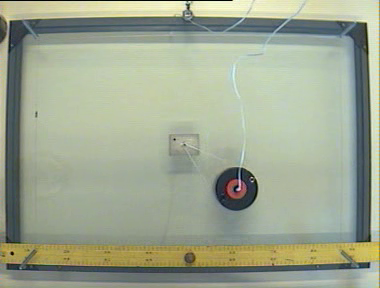
#> input picture frame 29 of 01__IMPORT/40-Jupyter_lab_Tutorial_-_Image_preprocessing/videos/TableHorizRotationUniforme_631g7.avi, 380 x 288 px
$ jupyter execute --allow-errors 40_Image_preprocessing.ipynb   (shell and % lines are left out)
#> lines starting #> are read from the running program, lines starting #| are printed output that depends on the picture; after the words box and inside, x2 and y2 are one past the last pixel; in counts of white or black regions, pixels touching at a corner belong together
+ Requirements:
    1. The video 'videos/TableHorizRotationUniform_631g7.avi' is used.
    2. The image 'imgs/threshold.jpg' is required.
    3. The estimated time to complete this activity is approximately 1 hour.
<br><br>
+ Objectives of this notebook:
    1. Introduction to OpenCV
    2. To know how to implement image processing algorithms by accessing pixels directly (or with openCV functionality).
<br><br>
+ Summary of activities:
    1. Snippets of image preprocessing code will be analyzed.

%%latex
\tableofcontents
\newpage

# Introducction
Once the images have been captured and loaded into the memory of our processor, they can be transformed in order to facilitate the extraction of the required information and to solve a given application in a robust way. This stage of image processing consists of applying a series of transformations that increase the quality of the acquired image. Therefore, image processing algorithms start from an original image and return another image of higher quality. It is understood that the quality of an image improves when it is easier to extract the desired information from it.

In our case, the function "_,img=video.read()" of the OpenCV video handler or the read method "img=cv2.imread('img_captured.jpg')" stores the image "img" in the processor memory with a Numpy ndarray data type in BGR format. The preprocessing operations can be simple color transformations, which can even be applied via hardware, such as point transforms (applicable via a LUT) or white balances (with adjustment of the gains of the different color channels). In addition, convolutional transformations (low-pass, high-pass filters, etc.), operations between images (differences, normalizations, etc.), geometric transformations (translations, rotations, scaling, etc.), ...

# Introduction to Python and OpenCV
Next, a series of code cells are presented showing some examples of simple transformations by accessing directly to the pixels of the images or applying OpenCV functionality.

In Python you always start by importing all the required modules:

[cell 1]
import numpy as np  # the numpy module is associated with the alias np
import cv2          # OpenCV module
import matplotlib.pyplot as plt    # the matplotlib.pyplot with the alias plt
from IPython.display import Image  # Shows an image in the notebook
import time                        # module to mesuare time cost

[cell 2]
# **** It is important to consult the help of the version you are using ****
print('Numpy:',np.__version__)
print('OpenCv:',cv2.__version__)

## Select video device

[cell 3]
#---------------------------------------------------------------------------
# If you do not have a camera, you can use a video.
#---------------------------------------------------------------------------
camara_dev = 'videos/TableHorizRotationUniforme_631g7.avi'

#---------------------------------------------------------------------------
# A sequence of numbered real images in a folder can also be used.
#---------------------------------------------------------------------------
#camara_dev = 'imgs/colors/colors_%02d.png'

print('Selected device:', camara_dev)

## Emulation of image acquisition from files

[cell 4]
# Open device
video = cv2.VideoCapture(camara_dev)

# Image acquisition: a BGR image is captured
ret_ok, img = video.read()
#> img is the input picture: shape (288, 380, 3); mean B, G, R 144.7, 166.4, 158.3

# Close device
video.release()

if ret_ok:
    print('Image shape: ', img.shape)
#| Image shape:  (288, 380, 3)
    print('Image type:',type(img),'of', img.dtype)
#| Image type: <class 'numpy.ndarray'> of uint8
else:
    print('Error: the selected device is not available.')

### Shows image

[cell 5]
cv2.imshow('Image', img) # Opens a window to show the image
cv2.waitKey(0)           # Waits until key pressed on the window Image
cv2.destroyAllWindows()  # Closes the window

## Point filters
In this case, the color of the transformed pixel only depends on the original color of the same pixel.

- The following cell shows the Python code that transforms the image "img" into a new image "img_processed" where all pixels that have a maximum value in the red channel are marked as pure red, in BGR [0,0,255]. In addition, the time cost of this transformation is shown.

[cell 6]
# Copy the image to keep the original image unchanged
img_processed = img.copy()

# Red pixel detection scrolling through all pixels
start_time = time.time()
for x in range(img.shape[0]):
    for y in range(img.shape[1]):
        if (img[x,y,2]>img[x,y,0]) and (img[x,y,2]>img[x,y,1]):
            img_processed[x,y] = [0,0,255]
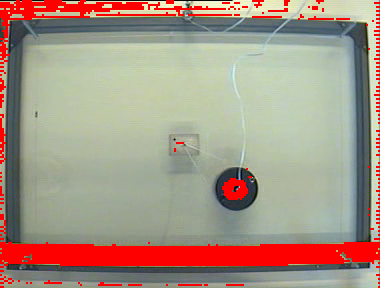
#> img_processed: shape (288, 380, 3); 11.05% of pixels changed, all inside (x1, y1, x2, y2) = (0, 0, 380, 288)
print("--- %s seconds ---" % (time.time() - start_time))

# Shows the processed image
Image(cv2.imencode('.jpg', img_processed)[1])

- Below is the code that transforms the "img" image from BGR format to gray format, using OpenCV functionality. Then, a thresholding transformation (threshold = 127) is applied on the gray image. Compare with the previous transformation to appreciate the differences in access between a BGR image and a gray image. More information about color space transformations can be found in thise [OpenCV link](https://opencv24-python-tutorials.readthedocs.io/en/latest/py_tutorials/py_imgproc/py_colorspaces/py_colorspaces.html#converting-colorspaces).

[cell 7]
# Conversion to grayscale image from BGR color space
img_gray = cv2.cvtColor(img, cv2.COLOR_BGR2GRAY)
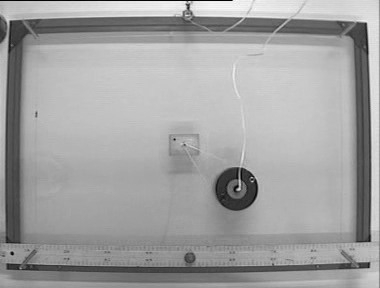
#> img_gray: shape (288, 380); min 0, max 249, mean 161.5

# Shows the processed image
Image(cv2.imencode('.jpg', img_gray)[1])

[cell 8]
# Copy the gray image to keep it unchanged
img_gray_processed_kk = img_gray.copy()

img_gray_processed = img_gray_processed_kk
# Attention! img_gray_processed is the same image as img_gray_processed_kk

# Applies a threshold filter (threshold = 127)
start_time = time.time()
for x in range(img_gray.shape[0]):
    for y in range(img_gray.shape[1]):
        if img_gray[x,y] <= 127:
            img_gray_processed[x,y] = 0;
        else:
            img_gray_processed[x,y] = 255;
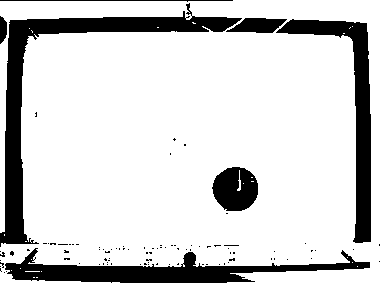
#> img_gray_processed: shape (288, 380); 82.5% white; 96 black regions (89 under 20 px), largest, box (x1, y1, x2, y2) and area: (0, 3, 242, 247) 7023, (5, 248, 370, 283) 4945, (276, 19, 371, 243) 4295
print("--- %s seconds ---" % (time.time() - start_time))

# Attention! Shows img_gray_processed_kk
Image(cv2.imencode('.jpg', img_gray_processed_kk)[1])

Attention! It is important to note that the image assingning "img_gray_processed = img_gray_processed_kk" is done by reference. That is, both variables point to the same memory address. Therefore, after this assignment, if img_gray_processed is modified, img_gray_processed_kk is also modified. To avoid this dependency, the assignment must be made on a copy of the image "img_gray_processed = img_gray_processed_kk.copy()".

[cell 9]
# Faster thresholding by leveraging numpy operations
start_time = time.time()
img_gray_processed = np.zeros(img_gray.shape, dtype=np.uint8)
indices = np.where(img_gray > 127)
#> indices = 90335 positions, rows 0 to 287, columns 0 to 379
img_gray_processed[indices] = 255
print("--- %s seconds ---" % (time.time() - start_time))

# Shows the processed image
Image(cv2.imencode('.jpg', img_gray_processed)[1])

Finally, the code that applies a thresholding transformation on a gray image with OpenCV functionality is shown. It compares the temporal cost of the method in OpenCV with the previous ones. More information about point segmentation transforms can be found in this [OpenCV link](https://opencv24-python-tutorials.readthedocs.io/en/latest/py_tutorials/py_imgproc/py_thresholding/py_thresholding.html).

[cell 10]
# Threshold filter in OpenCV
threshold = 127
start_time = time.time()
ret, img_gray_processed = cv2.threshold(img_gray, threshold, 255, cv2.THRESH_BINARY)
#> ret = 127
print("--- %s seconds ---" % (time.time() - start_time))

# Shows the processed image
Image(cv2.imencode('.jpg', img_gray_processed)[1])

- Thresholding is a segmentation technique between the pixels of interest and the background. In case you have an image with a bimodal histogram (as shown in the figure below), you can keep the threshold fixed in the center of the histogram valley. In this way, a clearance of the valley width is available to absorb possible variations of the illumination system without segmentation errors.

[cell 11]
# Reads the image
threshold_img = cv2.imread('imgs/threshold_img.jpg')
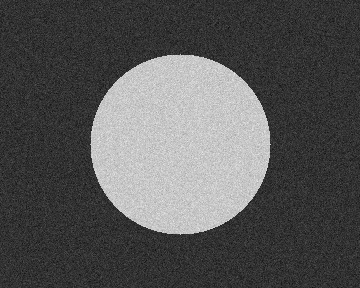
#> input picture 01__IMPORT/40-Jupyter_lab_Tutorial_-_Image_preprocessing/imgs/threshold_img.jpg, 360 x 288 px
#> threshold_img is the input picture: shape (288, 360, 3); min 7, max 242, mean 86.3

# Shows the readed image
Image(cv2.imencode('.jpg', threshold_img)[1])

#> (a cell that did not finish here is left out)

## Spatial filters (convolutions)
In this case the new color of the transformed pixel depends on the original color of the same pixel and the colors of its neighboring pixels.

- In the next cell a low pass filter is applied. You can find more information about spatial transformations in this [OpenCV link](https://opencv24-python-tutorials.readthedocs.io/en/latest/py_tutorials/py_imgproc/py_filtering/py_filtering.html).

[cell 13]
# Applies a low pass filter
start_time = time.time()
img_blur = cv2.blur(img,(15,15))
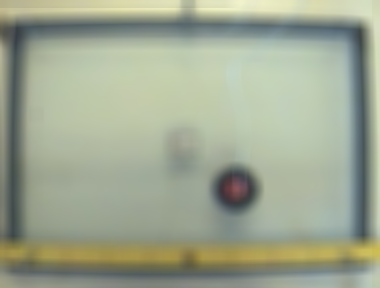
#> img_blur: shape (288, 380, 3); mean B, G, R 144.9, 166.7, 158.5
print("--- %s seconds ---" % (time.time() - start_time))

# Shows the processed image
Image(cv2.imencode('.jpg', img_blur)[1])

- In the next cell a high pass filter is applied. You can find more information about high pass filters in this [OpenCV link](https://opencv24-python-tutorials.readthedocs.io/en/latest/py_tutorials/py_imgproc/py_gradients/py_gradients.html) or in [this link](https://opencv24-python-tutorials.readthedocs.io/en/latest/py_tutorials/py_imgproc/py_canny/py_canny.html).

[cell 14]
# Applies a high pass filter
start_time = time.time()
img_edges = cv2.Canny(img,100,200)
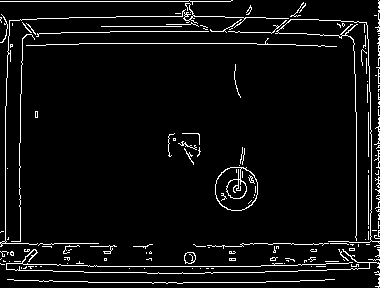
#> img_edges: shape (288, 380); 5.4% white in thin lines or dots
print("--- %s seconds ---" % (time.time() - start_time))

# Shows the processed image
Image(cv2.imencode('.jpg', img_edges)[1])

## Operations between images
In this case, the processed image is the result of any mathematical operation between pixels of several images.

## Geometric tranformations
In the above processing examples, the colors of the pixels of the original image are transformed to new colors. However, in the geometric transformations the same colors are maintained, but they change their position. Therefore these transformations are defined by a function that relates the coordinates of the resulting pixel to the pixel coordinates of the original image. You can find more information about geometric transformations in this [OpenCV link](https://opencv24-python-tutorials.readthedocs.io/en/latest/py_tutorials/py_imgproc/py_geometric_transformations/py_geometric_transformations.html#geometric-transformations).

- A translation and cropping of the image is applied:

[cell 15]
# Defines the translate function
def translate(image, desp=(0, 0)):
#> called with desp = (-100, -100)
    (h, w) = image.shape[:2]
#> h = 288; w = 380

    # defines translation matrix
    translation_matrix = np.float32([ [1, 0, desp[0] ], [0, 1, desp[1] ] ])
    translated = cv2.warpAffine(img, translation_matrix, (w, h))
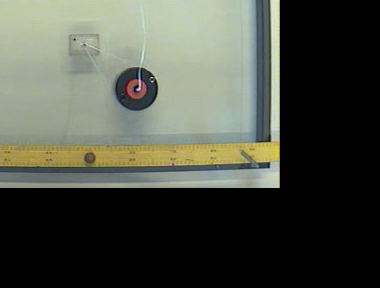
#> translated: shape (288, 380, 3); mean B, G, R 68.1, 78.8, 75.2

    return translated


start_time = time.time()

# translates the image (-100, -100) pixels
desplazamiento = (-100,-100)
img_translated = translate(img, desplazamiento)

# Crops the translated image
(h, w) = img_translated.shape[:2]
#> h = 288; w = 380
crop_img_translated = img_translated[0:h+desplazamiento[0], 0:w+desplazamiento[1]]
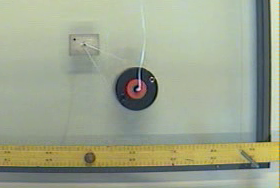
#> crop_img_translated: shape (188, 280, 3); mean B, G, R 141.6, 163.7, 156.3

print("--- %s seconds ---" % (time.time() - start_time))

# Shows the processed image
Image(cv2.imencode('.jpg', crop_img_translated)[1])

- A rotation is applied:

[cell 16]
# Defines the rotate function
def rotate(image, angle, center = None, scale = 1.0):
#> called with angle = 30, scale = 1
    (h, w) = image.shape[:2]
#> h = 288; w = 380

    if center is None:
        center = (w / 2, h / 2)
#> center = (190, 144)

    # Perform the rotation
    M = cv2.getRotationMatrix2D(center, angle, scale)
    rotated = cv2.warpAffine(image, M, (w, h))
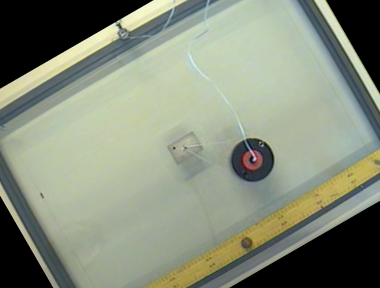
#> rotated: shape (288, 380, 3); mean B, G, R 123.5, 141.6, 134.2

    return rotated

# Rotates the image 30º
start_time = time.time()
img_rotated = rotate(img, 30)
print("--- %s seconds ---" % (time.time() - start_time))

# Shows the processed image
Image(cv2.imencode('.jpg', img_rotated)[1])

$ run again, starting later in the video
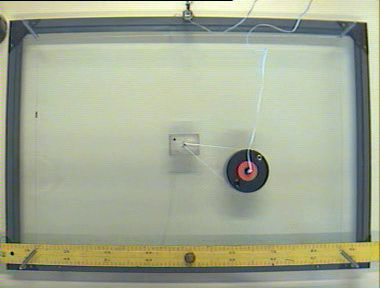
#> input picture frame 130 of 01__IMPORT/40-Jupyter_lab_Tutorial_-_Image_preprocessing/videos/TableHorizRotationUniforme_631g7.avi, 380 x 288 px
#> img is the input picture: shape (288, 380, 3); mean B, G, R 146.8, 169.6, 162.5
#| Image shape:  (288, 380, 3)
#| Image type: <class 'numpy.ndarray'> of uint8
#> after the loop `for x in range(img_gray.shape[0]):`:
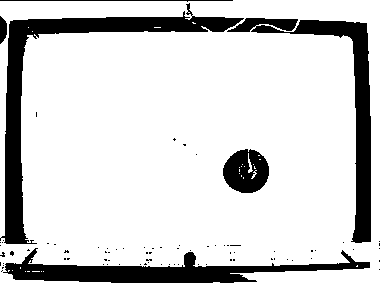
#> img_gray_processed: shape (288, 380); 82.8% white; 80 black regions (74 under 20 px), largest, box (x1, y1, x2, y2) and area: (0, 3, 244, 244) 6883, (3, 248, 370, 283) 4940, (227, 18, 371, 243) 4879, (223, 149, 269, 193) 1488, (0, 0, 233, 2) 234, (0, 16, 7, 44) 148
#> indices = 90670 positions, rows 0 to 287, columns 0 to 379
#> ret = 127
#> img_edges: shape (288, 380); 6% white in thin lines or dots
#> in rotate, `rotated = cv2.warpAffine(image, M, (w, h))`:
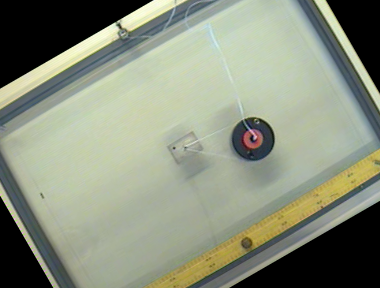
#> rotated: shape (288, 380, 3); mean B, G, R 125.6, 144.3, 137.9

$ run again, starting later in the video
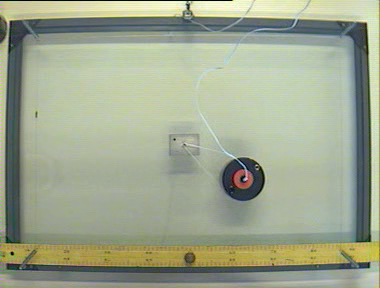
#> input picture frame 232 of 01__IMPORT/40-Jupyter_lab_Tutorial_-_Image_preprocessing/videos/TableHorizRotationUniforme_631g7.avi, 380 x 288 px
#> img is the input picture: shape (288, 380, 3); mean B, G, R 142.7, 166.8, 158.8
#| Image shape:  (288, 380, 3)
#| Image type: <class 'numpy.ndarray'> of uint8
#> after the loop `for x in range(img_gray.shape[0]):`:
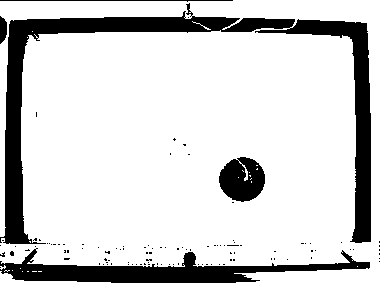
#> img_gray_processed: shape (288, 380); 82.4% white; 109 black regions (104 under 20 px), largest, box (x1, y1, x2, y2) and area: (0, 3, 371, 244) 11990, (0, 248, 370, 283) 5069, (219, 157, 265, 202) 1520, (0, 0, 233, 2) 234, (0, 16, 7, 44) 152
#> indices = 90202 positions, rows 0 to 287, columns 0 to 379
#> ret = 127
#> img_edges: shape (288, 380); 5.7% white in thin lines or dots
#> in rotate, `rotated = cv2.warpAffine(image, M, (w, h))`:
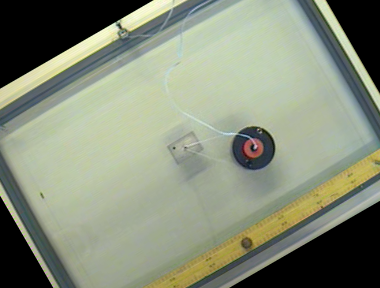
#> rotated: shape (288, 380, 3); mean B, G, R 122.2, 142, 134.8
